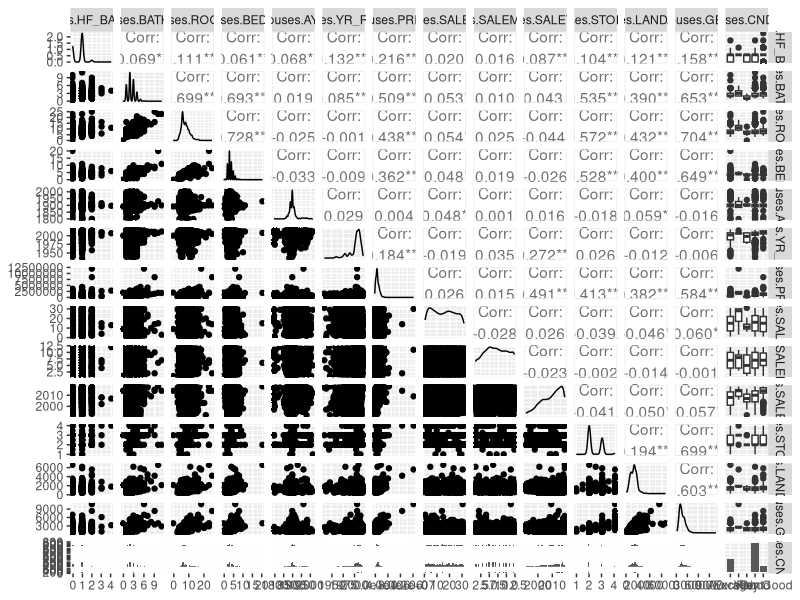
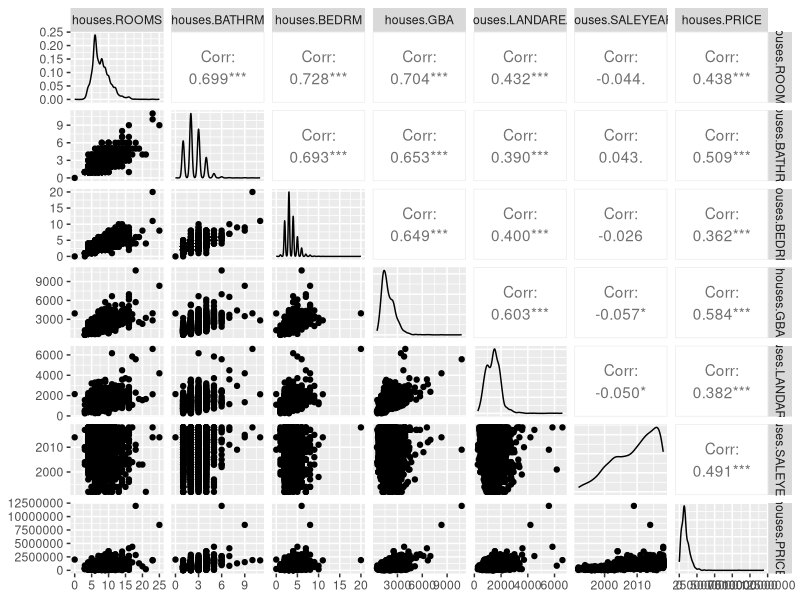
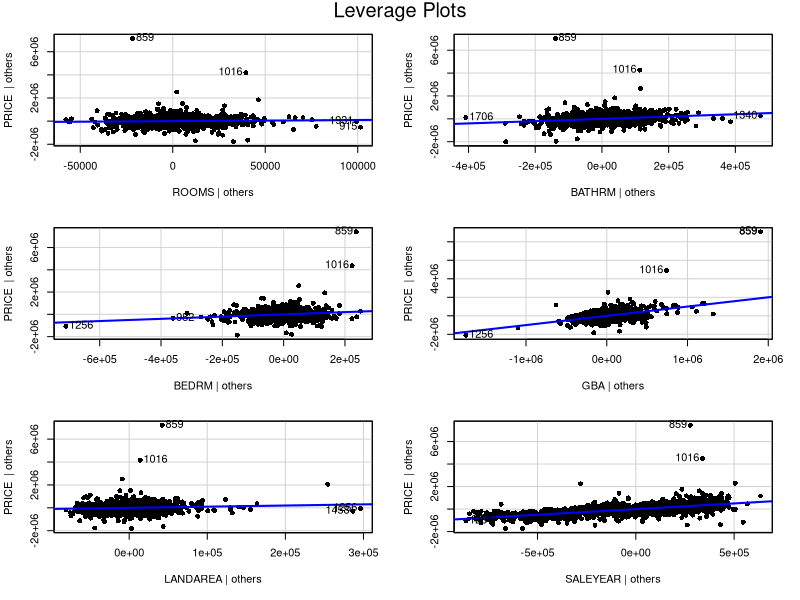
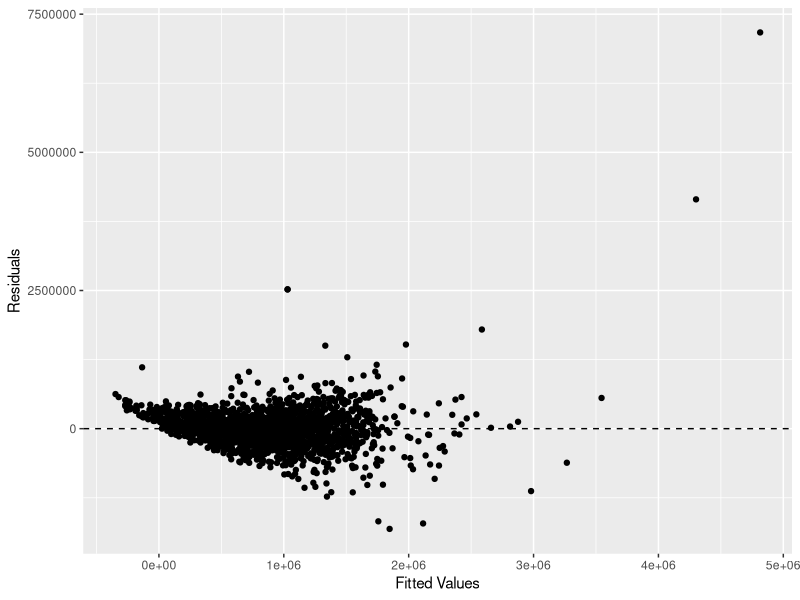

Generate these figures, in order, with R: (Note: this script raises an error after producing the figures.)
## ---- chunk 1
knitr::opts_chunk$set(echo = TRUE)
library(ggplot2)
library(dplyr)
library(readr)
library(GGally)
library(car)
library(broom)

## ---- chunk 2
# 1. Abstract
## ---- chunk 3
# 2. Introduction

## ---- chunk 4

# 3. Overview of the dataset

## ---- chunk 5

# 4. Exploratory analysis

houses <- read.csv("DC_properties_clean.csv")
summary(houses)

# Exclude Random Rows
excl_rows <- houses[sample(nrow(houses), 5), ]
houses <- setdiff(houses, excl_rows)

fit <- lm(data = houses, PRICE ~ BATHRM + HF_BATHRM  + ROOMS + BEDRM + AYB + YR_RMDL + STORIES + SALEMONTH + SALEDAY + SALEYEAR + GBA + CNDTN + LANDAREA)

#####################################################

#Thomas's exploratory analysis and modeling

#First step: look at all possible correlations minus sale date because it wouldn't allow that many factors in the pairs function ¯\_(ツ)_/¯

int.vectors <- data.frame(houses$HF_BATHRM, houses$BATHRM, houses$ROOMS, houses$BEDRM,houses$AYB, houses$YR_RMDL, houses$PRICE, houses$SALEDAY, houses$SALEMONTH, houses$SALEYEAR, houses$STORIES, houses$LANDAREA, houses$GBA, houses$CNDTN)

View(int.vectors)

ggpairs(int.vectors)

#Observations
# Looks like the variables ROOMS, BATHRM, BEDRM, GBA, STORIES, LANDAREA, SALEYEAR, and PRICE have the highest correlation across the board i.e > |.35|. 

#Next making a pairs plot with just the above variables

int.vectors2 <- data.frame(houses$ROOMS, houses$BATHRM, houses$BEDRM, houses$GBA, houses$LANDAREA, houses$SALEYEAR, houses$PRICE)

ggpairs(int.vectors2)

#Now all variables look pretty like have predictive value regarding price. Notice that SALEYEAR is not correlated to anything but PRICE. Should we attempt to explain this, or throw the variable out? 

fit2 <- lm(data = houses, PRICE ~ ROOMS + BATHRM + BEDRM + GBA + LANDAREA + SALEYEAR)
anova(fit)
anova(fit2)

leveragePlots(fit2, pch = 16)

#Comaparing models

summary(fit)
summary(fit2)

#Given summary data from both models we can conclude ROOMS, BATHRM, BEDRM, GBA, LANDAREA, SALEYEAR, and CNDNTVeryGood are predictors of PRICE

#plotting and analyzing residuals 

fit2 <- augment(fit2)
ggplot(fit2, aes (x = .fitted, y = .resid))+
  geom_point() + 
  geom_hline(yintercept = 0, linetype = 2)+
  labs(x = "Fitted Values", y = "Residuals")

#other tests

qqplot(fit2, pch =16 )

shapiro.test(fit2)

ncvTest(fit2)


########################################################

# Matt's exploratory analysis and modeling

#Histograms for each variable

ggplot(houses, aes(x = BATHRM))+
  geom_histogram(color="black", fill="light gray", binwidth = 1)+
  labs(x="Bathrooms", title="Histogram of Bathrooms")

ggplot(houses, aes(x = HF_BATHRM))+
  geom_histogram(color="black", fill="light gray", binwidth = 1)+
  labs(x="Half Bathrooms", title="Histogram of Half Bathrooms")

ggplot(houses, aes(x = ROOMS))+
  geom_histogram(color="black", fill="light gray", binwidth = 1)+
  labs(x="Rooms", title="Histogram of Rooms")

ggplot(houses, aes(x = BEDRM))+
  geom_histogram(color="black", fill="light gray", binwidth = 1)+
  labs(x="Bed Rooms", title="Histogram of Bed Rooms")

ggplot(houses, aes(x = AYB))+
  geom_histogram(color="black", fill="light gray", binwidth = 10)+
  labs(x="Year Built", title="Histogram of Year Built")

ggplot(houses, aes(x = YR_RMDL))+
  geom_histogram(color="black", fill="light gray", binwidth = 10)+
  labs(x="Year Remodelled", title="Histogram of Year Remodelled")

ggplot(houses, aes(x = STORIES))+
  geom_histogram(color="black", fill="light gray", binwidth = 1)+
  labs(x="Stories", title="Histogram of Stories")

ggplot(houses, aes(x = SALEYEAR))+
  geom_histogram(color="black", fill="light gray", binwidth = 5)+
  labs(x="Year Sold", title="Histogram of Year Sold")

ggplot(houses, aes(x = SALEMONTH))+
  geom_histogram(color="black", fill="light gray", binwidth = 1)+
  labs(x="Month Sold", title="Histogram of Month Sold")

ggplot(houses, aes(x = SALEDAY))+
  geom_histogram(color="black", fill="light gray", binwidth = 4)+
  labs(x="Day Sold", title="Histogram of Day Sold")

ggplot(houses, aes(x = GBA))+
  geom_histogram(color="black", fill="light gray", binwidth = 100)+
  labs(x="Square Footage", title="Histogram of Square Footage")

ggplot(houses, aes(x = LANDAREA))+
  geom_histogram(color="black", fill="light gray", binwidth = 100)+
  labs(x="Land Area", title="Histogram of Land Area")

ggplot(houses, aes(x = CNDTN))+
  geom_bar(color="black", fill="light gray")+
  labs(x="Land Area", title="Bar Plot of Land Area")


# Re-order only categorical feature (factor)

houses$CNDTN <- factor(houses$CNDTN, levels = c("Fair", "Average", "Good", "Very Good", "Excellent"))

# Fit LM model with all features included



# Test on excluded rows
predict(fit, newdata = excl_rows, interval = "predict")

######################################

# John's exploratory analysis

# scatterplots
# price by room
room_price <- ggplot(houses, aes(x = ROOMS, y = PRICE))
room_price + geom_point()

# price by year
year_price <- ggplot(houses, aes(x = SALEYEAR, y = PRICE))
year_price + geom_point()

# price by month
month_price <- ggplot(houses, aes(x = SALEMONTH, y = PRICE))
month_price + geom_point()

# price by day of month
day_price <- ggplot(houses, aes(x = SALEDAY, y = PRICE))
day_price + geom_point()

# Boxplots to identify outliers
boxplot(houses$BATHRM, main="Bathrooms", sub=paste("Outlier rows: ", boxplot.stats(houses$BATHRM)$out))

boxplot(houses$HF_BATHRM, main="Half Bathrooms", sub=paste("Outlier rows: ", boxplot.stats(houses$HF_BATHRM)$out))

boxplot(houses$ROOMS, main="Rooms", sub=paste("Outlier rows: ", boxplot.stats(houses$ROOMS)$out))

boxplot(houses$BEDRM, main="Bedrooms", sub=paste("Outlier rows: ", boxplot.stats(houses$BEDRM)$out))

boxplot(houses$AYB, main="Year Built", sub=paste("Outlier rows: ", boxplot.stats(houses$AYB)$out))

boxplot(houses$YR_RMDL, main="Year Remodeled", sub=paste("Outlier rows: ", boxplot.stats(houses$YR_RMDL)$out))

boxplot(houses$STORIES, main="Stories", sub=paste("Outlier rows: ", boxplot.stats(houses$STORIES)$out))

boxplot(houses$SALEYEAR, main="Year of Most Recent Sale", sub=paste("Outlier rows: ", boxplot.stats(houses$SALEYEAR)$out))

boxplot(houses$GBA, main="Gross Building Area", sub=paste("Outlier rows: ", boxplot.stats(houses$GBA)$out))

boxplot(houses$CNDTN, main="Condition", sub=paste("Outlier rows: ", boxplot.stats(houses$CNDTN)$out))

boxplot(houses$LANDAREA, main="Land Area", sub=paste("Outlier rows: ", boxplot.stats(houses$LANDAREA)$out))

boxplot(houses$PRICE, main="Price", sub=paste("Outlier rows: ", boxplot.stats(houses$PRICE)$out))

# Use corrplot to display a correlation matrix of that variables
library(corrplot)
corr_matrix <- cor(data.frame(houses$HF_BATHRM, houses$BATHRM, houses$ROOMS, houses$BEDRM,houses$AYB, houses$YR_RMDL, houses$PRICE, houses$SALEDAY, houses$SALEMONTH, houses$SALEYEAR, houses$STORIES, houses$LANDAREA, houses$GBA))
corrplot(corr_matrix, type = "upper", order = "hclust", 
         tl.col = "black", tl.srt = 45)

# fit initial model
fit_jc <- lm(data = houses, PRICE ~ BATHRM + HF_BATHRM  + ROOMS + BEDRM + AYB + YR_RMDL + STORIES + SALEMONTH + SALEDAY + SALEYEAR + GBA + CNDTN + LANDAREA)

# check summary of initial model
# here we see the variables that are not significant in this model: ROOMS, AYB, YR_RMDL, STORIES, SALEMONTH
summary(fit_jc)

#second model
fit2_jc <- lm(data = houses, PRICE ~ BATHRM + HF_BATHRM  + BEDRM + SALEDAY + SALEYEAR + GBA + CNDTN + LANDAREA)

summary(fit2_jc)

# capture model summary as an object
modelSummary <- summary(fit2_jc)

# model coefficients
modelCoeffs <- modelSummary$coefficients

## ---- chunk 6

# 5. Identification and evaluation of suitable model

fit <- lm(data = houses, PRICE ~ BATHRM + HF_BATHRM  + ROOMS + BEDRM + AYB + YR_RMDL + STORIES + SALEMONTH + SALEDAY + SALEYEAR + GBA + CNDTN + LANDAREA)

# Review p-values, check sign of estimates

summary(fit)

## ---- chunk 7

# Review ANOVA and compare F statistic

anova(fit)

## ---- chunk 8

# Residual plot and look for non-constant variance

fit.df <- augment(fit)
ggplot(fit.df, aes(x = .fitted, y = .resid))+
  geom_point()+
  geom_hline(yintercept = 0, linetype = 2)+
  labs( x = "Fitted Values", y = "Residuals")

## ---- chunk 9
# Shapiro-Wilk test for normality

shapiro.test(fit$residuals)

## ---- chunk 10
# ncvTest for constant variance

ncvTest(fit)

## ---- chunk 11

# Variance Inflation Factor (used to identify multicllinearity >= 10)

vif(fit)

## ---- chunk 12
# Review R2 value
# From summary above: adjusted R^2 = .6984

# Drop non-significant predictor variables (Droped AYB: +.0002, Rooms: No change, other lower)
fit <- lm(data = houses, PRICE ~ BATHRM + HF_BATHRM  + BEDRM + YR_RMDL + STORIES + SALEMONTH + SALEDAY + SALEYEAR + GBA + CNDTN + LANDAREA)
summary(fit)

# If multicollinearity is present, drop one correlated variable (None present)

# Transform the outcome variable if the residual plot looks suspicious
powerTransform(houses$PRICE) #.33 -> sqrt

## ---- chunk 13

# log lowers R2: .6585
fit <- lm(data = houses, log(PRICE) ~ BATHRM + HF_BATHRM  + BEDRM + YR_RMDL + STORIES + SALEMONTH + SALEDAY + SALEYEAR + GBA + CNDTN + LANDAREA)
summary(fit)
# sqrt increase R2: .7471, drop YR_RMDL + .0001
fit <- lm(data = houses, sqrt(PRICE) ~ BATHRM + HF_BATHRM  + BEDRM  + STORIES + SALEMONTH + SALEDAY + SALEYEAR + GBA + CNDTN + LANDAREA)
summary(fit)
# inverse drastically decrease
fit <- lm(data = houses, I(1/PRICE) ~ BATHRM + HF_BATHRM  + BEDRM  + STORIES + SALEMONTH + SALEDAY + SALEYEAR + GBA + CNDTN + LANDAREA)
summary(fit)

#Variable Transformations
powerTransform(houses$BATHRM+1) # -.011
powerTransform(houses$HF_BATHRM+1) # .776
powerTransform(houses$BEDRM+1) # -.130
powerTransform(houses$STORIES+1) # -2.084
powerTransform(houses$SALEMONTH) # .809
powerTransform(houses$SALEDATE) # didn't work
powerTransform(houses$SALEYEAR-1990) # 1.48 - didn't help
powerTransform(houses$GBA) # -.08 -> LOG
powerTransform(houses$CNDTN) # didn't work
powerTransform(houses$LANDAREA) # .35 -> SQRT

fit_final <- lm(data = houses, sqrt(PRICE) ~  BATHRM  + HF_BATHRM  + BEDRM + log(BEDRM+1) + STORIES  + SALEMONTH + SALEDAY + SALEYEAR  + GBA + log(GBA) + CNDTN + LANDAREA )
summary(fit_final) # R^2 increased to .7558

## ---- chunk 14

shapiro.test(fit$residuals)
ncvTest(fit)
vif(fit)

#using AIC & BIC for model comparison
AIC(fit) # AIC
BIC(fit) # BIC

AIC(fit_final) # AIC 
BIC(fit_final) # BIC 

# The AIC and BIC for fit_final are both lower, so that is the better model

## ---- chunk 15

# 6. Application of the model 

# Test on excluded rows
predict(fit, newdata = excl_rows, interval = "predict")

## ---- chunk 16

# 7. Limitations and assumptions 
